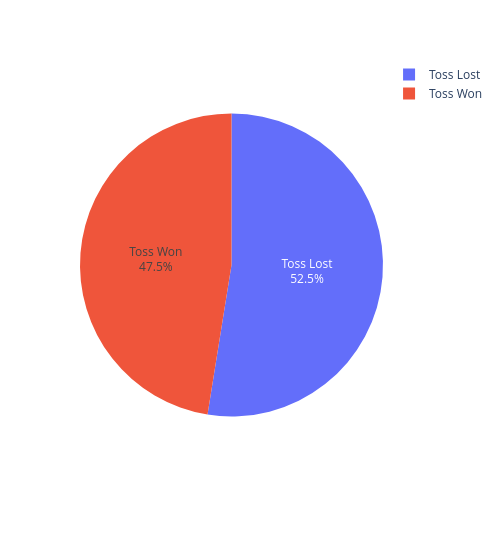

Here is the notebook cell this chart was saved with:
### Code cell
fig = px.pie(tm, values=tm['Percentage'], names=['Toss Lost','Toss Won'])
fig.update_traces(textposition='inside',
                  textinfo='percent+label',
                  sort=False)
fig.update_layout(width=500, height=550)
fig.show()

### Figure 1 — Plotly figure (JSON) as saved in the notebook; plotly's stock layout.template omitted (floating-point values rounded to 4 significant figures)
{"data": [{"domain": {"x": [0, 1], "y": [0, 1]}, "hovertemplate": "label=%{label}<br>Percentage=%{value}<extra></extra>", "labels": ["Toss Lost", "Toss Won"], "legendgroup": "", "name": "", "showlegend": true, "sort": false, "textinfo": "percent+label", "textposition": "inside", "type": "pie", "values": [52.53, 47.47]}], "layout": {"height": 550, "legend": {"tracegroupgap": 0}, "margin": {"t": 60}, "width": 500}}
